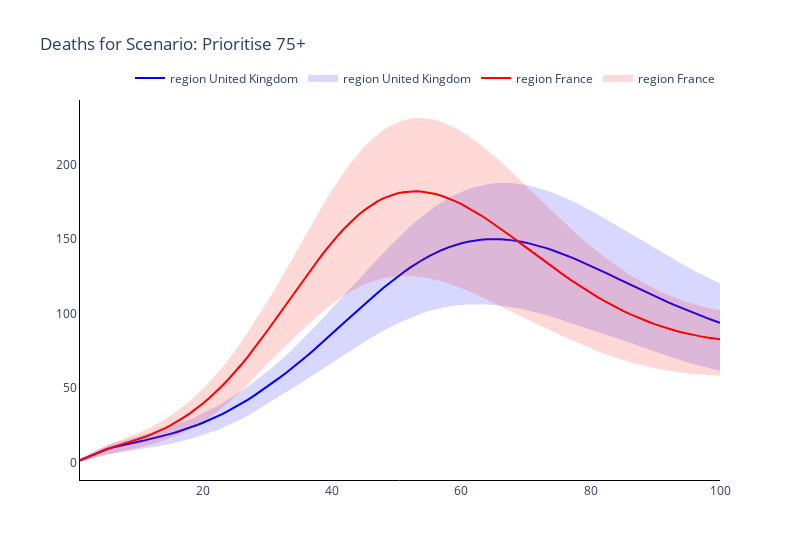
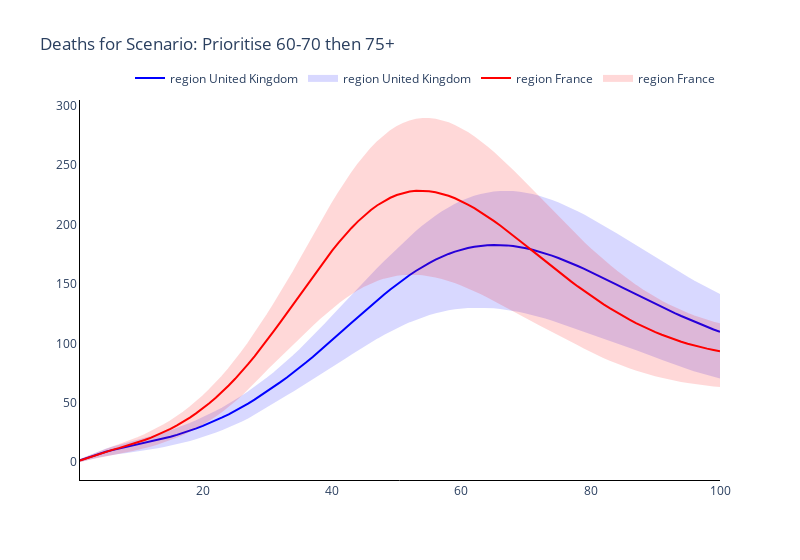
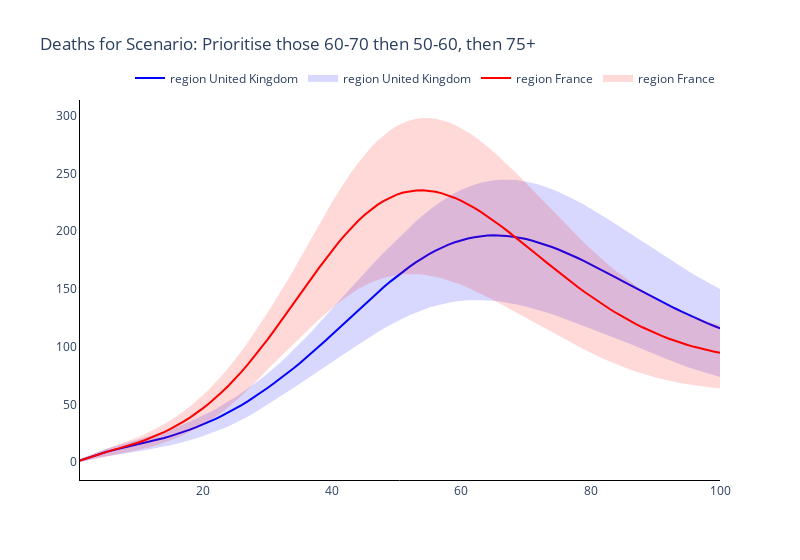
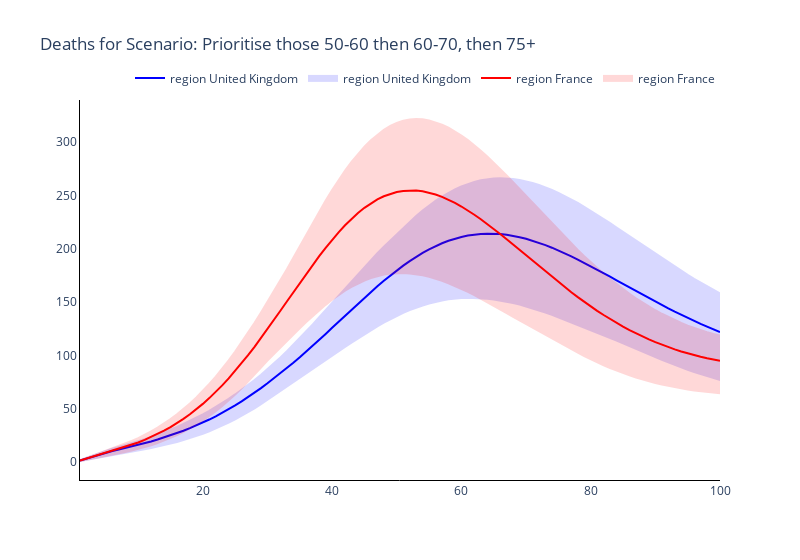

The notebook cell these images were saved under, in order:
### Markdown cell above
### Plot the time series of numbers of deaths of the two regions

### Code cell
# Trace names - represent the solver used for the simulation
trace_name = ['region {}'.format(r) for r in regions]

# Plot for each boosting scenario
for s, scenario in enumerate(scenario_names):
    fig = go.Figure()
    # Plot (line plot for each solver method for each age)
    for r, reg in enumerate(regions):
        fig.add_trace(
            go.Scatter(
                y=total_new_deaths_mean[r][s, :],
                x=parameters.simulation_parameters.times,
                mode='lines',
                name=trace_name[r],
                line_color=colours[r],
            )
        )

        fig.add_trace(
            go.Scatter(
                y=total_new_deaths_upper[r][s, :].tolist() + total_new_deaths_lower[r][s, :].tolist()[::-1],
                x=parameters.simulation_parameters.times + parameters.simulation_parameters.times[::-1],
                mode='lines',
                name=trace_name[r],
                fill='toself',
                fillcolor=colours[r],
                line_color=colours[r],
                opacity=0.15,
            )
        )

    # Add axis labels
    fig.update_layout(
        boxmode='group',
        title='Deaths for Scenario: {}'.format(scenario),
        width=800,
        plot_bgcolor='white',
        xaxis=dict(linecolor='black'),
        yaxis=dict(linecolor='black'),
        legend=dict(
            orientation="h",
            yanchor="bottom",
            y=1.02,
            xanchor="right",
            x=1
        ))

    fig.write_image('images/Deaths Scenario {}.pdf'.format(s+1))
    fig.show()

### Figure 1 — Plotly figure (JSON) as saved in the notebook; plotly's stock layout.template omitted (floating-point values rounded to 4 significant figures; data arrays with more than 128 entries replaced by an {"elided": "..."} marker saying what was removed)
{"data": [{"line": {"color": "blue"}, "mode": "lines", "name": "region United Kingdom", "type": "scatter", "x": [1, 2, 3, 4, 5, 6, 7, 8, 9, 10, 11, 12, 13, 14, 15, 16, 17, 18, 19, 20, 21, 22, 23, 24, 25, 26, 27, 28, 29, 30, 31, 32, 33, 34, 35, 36, 37, 38, 39, 40, 41, 42, 43, 44, 45, 46, 47, 48, 49, 50, 51, 52, 53, 54, 55, 56, 57, 58, 59, 60, 61, 62, 63, 64, 65, 66, 67, 68, 69, 70, 71, 72, 73, 74, 75, 76, 77, 78, 79, 80, 81, 82, 83, 84, 85, 86, 87, 88, 89, 90, 91, 92, 93, 94, 95, 96, 97, 98, 99, 100], "y": [1.521, 3.417, 5.368, 7.176, 8.733, 10.03, 11.13, 12.1, 13.02, 13.94, 14.88, 15.88, 16.93, 18.05, 19.25, 20.54, 21.92, 23.4, 25.0, 26.7, 28.53, 30.49, 32.57, 34.8, 37.16, 39.66, 42.3, 45.09, 48.03, 51.11, 54.21, 57.39, 60.67, 64.06, 67.56, 71.17, 74.9, 78.71, 82.6, 86.54, 90.52, 94.51, 98.49, 102.5, 106.4, 110.2, 114.0, 117.6, 121.1, 124.5, 127.7, 130.7, 133.6, 136.2, 138.7, 140.9, 142.8, 144.6, 146.1, 147.3, 148.3, 149.1, 149.7, 150.0, 150.2, 150.1, 149.8, 149.3, 148.6, 147.7, 146.7, 145.5, 144.2, 142.8, 141.2, 139.6, 137.8, 136.0, 134.1, 132.1, 130.1, 128.1, 126.0, 123.9, 121.8, 119.8, 117.7, 115.6, 113.6, 111.5, 109.6, 107.6, 105.7, 103.9, 102.1, 100.3, 98.65, 97.02, 95.45, 93.95]}, {"fill": "toself", "fillcolor": "blue", "line": {"color": "blue"}, "mode": "lines", "name": "region United Kingdom", "opacity": 0.15, "type": "scatter", "x": {"elided": "200 int values"}, "y": {"elided": "200 float values"}}, {"line": {"color": "red"}, "mode": "lines", "name": "region France", "type": "scatter", "x": [1, 2, 3, 4, 5, 6, 7, 8, 9, 10, 11, 12, 13, 14, 15, 16, 17, 18, 19, 20, 21, 22, 23, 24, 25, 26, 27, 28, 29, 30, 31, 32, 33, 34, 35, 36, 37, 38, 39, 40, 41, 42, 43, 44, 45, 46, 47, 48, 49, 50, 51, 52, 53, 54, 55, 56, 57, 58, 59, 60, 61, 62, 63, 64, 65, 66, 67, 68, 69, 70, 71, 72, 73, 74, 75, 76, 77, 78, 79, 80, 81, 82, 83, 84, 85, 86, 87, 88, 89, 90, 91, 92, 93, 94, 95, 96, 97, 98, 99, 100], "y": [1.498, 3.367, 5.298, 7.116, 8.742, 10.19, 11.53, 12.84, 14.19, 15.62, 17.18, 18.88, 20.74, 22.78, 25.01, 27.45, 30.13, 33.04, 36.21, 39.64, 43.35, 47.33, 51.59, 56.13, 60.94, 66.02, 71.36, 76.94, 82.73, 88.71, 94.73, 100.8, 106.9, 113.1, 119.2, 125.3, 131.3, 137.1, 142.7, 148.0, 153.1, 157.8, 162.1, 166.1, 169.6, 172.7, 175.4, 177.6, 179.4, 180.7, 181.7, 182.2, 182.3, 182.0, 181.3, 180.4, 179.1, 177.5, 175.7, 173.6, 171.3, 168.8, 166.1, 163.3, 160.4, 157.3, 154.2, 151.0, 147.8, 144.5, 141.3, 138.0, 134.8, 131.6, 128.5, 125.4, 122.4, 119.5, 116.7, 113.9, 111.3, 108.8, 106.4, 104.1, 102.0, 99.9, 97.96, 96.14, 94.43, 92.84, 91.36, 89.99, 88.73, 87.58, 86.53, 85.59, 84.75, 84.01, 83.36, 82.81]}, {"fill": "toself", "fillcolor": "red", "line": {"color": "red"}, "mode": "lines", "name": "region France", "opacity": 0.15, "type": "scatter", "x": {"elided": "200 int values"}, "y": {"elided": "200 float values"}}], "layout": {"boxmode": "group", "legend": {"orientation": "h", "x": 1, "xanchor": "right", "y": 1.02, "yanchor": "bottom"}, "plot_bgcolor": "white", "title": {"text": "Deaths for Scenario: Prioritise 75+"}, "width": 800, "xaxis": {"linecolor": "black"}, "yaxis": {"linecolor": "black"}}}

### Figure 2 — Plotly figure (JSON) as saved in the notebook; plotly's stock layout.template omitted (floating-point values rounded to 4 significant figures; data arrays with more than 128 entries replaced by an {"elided": "..."} marker saying what was removed)
{"data": [{"line": {"color": "blue"}, "mode": "lines", "name": "region United Kingdom", "type": "scatter", "x": [1, 2, 3, 4, 5, 6, 7, 8, 9, 10, 11, 12, 13, 14, 15, 16, 17, 18, 19, 20, 21, 22, 23, 24, 25, 26, 27, 28, 29, 30, 31, 32, 33, 34, 35, 36, 37, 38, 39, 40, 41, 42, 43, 44, 45, 46, 47, 48, 49, 50, 51, 52, 53, 54, 55, 56, 57, 58, 59, 60, 61, 62, 63, 64, 65, 66, 67, 68, 69, 70, 71, 72, 73, 74, 75, 76, 77, 78, 79, 80, 81, 82, 83, 84, 85, 86, 87, 88, 89, 90, 91, 92, 93, 94, 95, 96, 97, 98, 99, 100], "y": [1.521, 3.417, 5.372, 7.197, 8.797, 10.17, 11.39, 12.52, 13.63, 14.77, 15.95, 17.21, 18.53, 19.94, 21.44, 23.04, 24.75, 26.57, 28.51, 30.58, 32.8, 35.15, 37.66, 40.32, 43.15, 46.14, 49.3, 52.63, 56.13, 59.81, 63.54, 67.37, 71.34, 75.44, 79.68, 84.07, 88.58, 93.21, 97.94, 102.7, 107.6, 112.5, 117.3, 122.2, 127.0, 131.8, 136.5, 141.0, 145.4, 149.6, 153.7, 157.5, 161.1, 164.5, 167.6, 170.4, 173.0, 175.2, 177.2, 178.9, 180.3, 181.3, 182.1, 182.6, 182.8, 182.8, 182.4, 181.9, 181.1, 180.0, 178.7, 177.3, 175.6, 173.8, 171.8, 169.7, 167.5, 165.1, 162.7, 160.1, 157.5, 154.9, 152.2, 149.5, 146.7, 144.0, 141.3, 138.5, 135.9, 133.2, 130.6, 128.0, 125.5, 123.0, 120.6, 118.3, 116.0, 113.8, 111.7, 109.7]}, {"fill": "toself", "fillcolor": "blue", "line": {"color": "blue"}, "mode": "lines", "name": "region United Kingdom", "opacity": 0.15, "type": "scatter", "x": {"elided": "200 int values"}, "y": {"elided": "200 float values"}}, {"line": {"color": "red"}, "mode": "lines", "name": "region France", "type": "scatter", "x": [1, 2, 3, 4, 5, 6, 7, 8, 9, 10, 11, 12, 13, 14, 15, 16, 17, 18, 19, 20, 21, 22, 23, 24, 25, 26, 27, 28, 29, 30, 31, 32, 33, 34, 35, 36, 37, 38, 39, 40, 41, 42, 43, 44, 45, 46, 47, 48, 49, 50, 51, 52, 53, 54, 55, 56, 57, 58, 59, 60, 61, 62, 63, 64, 65, 66, 67, 68, 69, 70, 71, 72, 73, 74, 75, 76, 77, 78, 79, 80, 81, 82, 83, 84, 85, 86, 87, 88, 89, 90, 91, 92, 93, 94, 95, 96, 97, 98, 99, 100], "y": [1.498, 3.367, 5.304, 7.146, 8.83, 10.38, 11.88, 13.41, 15.02, 16.77, 18.67, 20.73, 22.98, 25.43, 28.1, 31.01, 34.16, 37.59, 41.3, 45.32, 49.64, 54.28, 59.25, 64.56, 70.2, 76.17, 82.47, 89.07, 95.97, 103.1, 110.4, 117.9, 125.4, 133.0, 140.7, 148.4, 156.1, 163.6, 170.9, 178.0, 184.7, 191.1, 197.1, 202.7, 207.7, 212.2, 216.2, 219.6, 222.5, 224.8, 226.5, 227.7, 228.3, 228.5, 228.1, 227.2, 225.9, 224.2, 222.1, 219.6, 216.8, 213.7, 210.4, 206.8, 203.1, 199.1, 195.0, 190.8, 186.6, 182.2, 177.8, 173.4, 169.0, 164.7, 160.4, 156.1, 152.0, 147.9, 143.9, 140.1, 136.4, 132.8, 129.4, 126.1, 122.9, 119.9, 117.1, 114.4, 111.9, 109.5, 107.3, 105.2, 103.2, 101.4, 99.75, 98.22, 96.83, 95.56, 94.42, 93.4]}, {"fill": "toself", "fillcolor": "red", "line": {"color": "red"}, "mode": "lines", "name": "region France", "opacity": 0.15, "type": "scatter", "x": {"elided": "200 int values"}, "y": {"elided": "200 float values"}}], "layout": {"boxmode": "group", "legend": {"orientation": "h", "x": 1, "xanchor": "right", "y": 1.02, "yanchor": "bottom"}, "plot_bgcolor": "white", "title": {"text": "Deaths for Scenario: Prioritise 60-70 then 75+"}, "width": 800, "xaxis": {"linecolor": "black"}, "yaxis": {"linecolor": "black"}}}

### Figure 3 — Plotly figure (JSON) as saved in the notebook; plotly's stock layout.template omitted (floating-point values rounded to 4 significant figures; data arrays with more than 128 entries replaced by an {"elided": "..."} marker saying what was removed)
{"data": [{"line": {"color": "blue"}, "mode": "lines", "name": "region United Kingdom", "type": "scatter", "x": [1, 2, 3, 4, 5, 6, 7, 8, 9, 10, 11, 12, 13, 14, 15, 16, 17, 18, 19, 20, 21, 22, 23, 24, 25, 26, 27, 28, 29, 30, 31, 32, 33, 34, 35, 36, 37, 38, 39, 40, 41, 42, 43, 44, 45, 46, 47, 48, 49, 50, 51, 52, 53, 54, 55, 56, 57, 58, 59, 60, 61, 62, 63, 64, 65, 66, 67, 68, 69, 70, 71, 72, 73, 74, 75, 76, 77, 78, 79, 80, 81, 82, 83, 84, 85, 86, 87, 88, 89, 90, 91, 92, 93, 94, 95, 96, 97, 98, 99, 100], "y": [1.521, 3.417, 5.374, 7.208, 8.829, 10.24, 11.52, 12.72, 13.93, 15.17, 16.48, 17.87, 19.33, 20.89, 22.54, 24.3, 26.18, 28.17, 30.3, 32.57, 34.98, 37.55, 40.27, 43.16, 46.23, 49.46, 52.88, 56.48, 60.26, 64.23, 68.26, 72.4, 76.68, 81.11, 85.69, 90.42, 95.28, 100.3, 105.3, 110.5, 115.7, 120.9, 126.2, 131.4, 136.6, 141.7, 146.7, 151.6, 156.3, 160.8, 165.1, 169.3, 173.1, 176.7, 180.1, 183.1, 185.8, 188.3, 190.4, 192.1, 193.6, 194.7, 195.6, 196.1, 196.3, 196.2, 195.8, 195.2, 194.3, 193.1, 191.7, 190.1, 188.3, 186.3, 184.1, 181.8, 179.3, 176.7, 174.0, 171.2, 168.4, 165.5, 162.5, 159.6, 156.6, 153.5, 150.5, 147.6, 144.6, 141.7, 138.8, 136.0, 133.2, 130.5, 127.8, 125.3, 122.8, 120.4, 118.0, 115.8]}, {"fill": "toself", "fillcolor": "blue", "line": {"color": "blue"}, "mode": "lines", "name": "region United Kingdom", "opacity": 0.15, "type": "scatter", "x": {"elided": "200 int values"}, "y": {"elided": "200 float values"}}, {"line": {"color": "red"}, "mode": "lines", "name": "region France", "type": "scatter", "x": [1, 2, 3, 4, 5, 6, 7, 8, 9, 10, 11, 12, 13, 14, 15, 16, 17, 18, 19, 20, 21, 22, 23, 24, 25, 26, 27, 28, 29, 30, 31, 32, 33, 34, 35, 36, 37, 38, 39, 40, 41, 42, 43, 44, 45, 46, 47, 48, 49, 50, 51, 52, 53, 54, 55, 56, 57, 58, 59, 60, 61, 62, 63, 64, 65, 66, 67, 68, 69, 70, 71, 72, 73, 74, 75, 76, 77, 78, 79, 80, 81, 82, 83, 84, 85, 86, 87, 88, 89, 90, 91, 92, 93, 94, 95, 96, 97, 98, 99, 100], "y": [1.498, 3.367, 5.305, 7.152, 8.848, 10.42, 11.96, 13.53, 15.19, 17.0, 18.97, 21.12, 23.45, 25.99, 28.76, 31.76, 35.03, 38.57, 42.4, 46.54, 51.0, 55.79, 60.92, 66.39, 72.2, 78.35, 84.83, 91.63, 98.73, 106.1, 113.6, 121.3, 129.0, 136.9, 144.8, 152.8, 160.6, 168.4, 175.9, 183.2, 190.2, 196.8, 203.0, 208.7, 213.9, 218.6, 222.7, 226.2, 229.2, 231.5, 233.3, 234.5, 235.2, 235.3, 234.9, 234.0, 232.6, 230.9, 228.7, 226.1, 223.2, 220.0, 216.6, 212.8, 208.9, 204.8, 200.6, 196.2, 191.8, 187.3, 182.7, 178.1, 173.6, 169.1, 164.6, 160.2, 155.8, 151.6, 147.5, 143.5, 139.6, 135.9, 132.3, 128.9, 125.6, 122.5, 119.6, 116.8, 114.1, 111.6, 109.3, 107.1, 105.1, 103.2, 101.4, 99.82, 98.35, 97.02, 95.81, 94.74]}, {"fill": "toself", "fillcolor": "red", "line": {"color": "red"}, "mode": "lines", "name": "region France", "opacity": 0.15, "type": "scatter", "x": {"elided": "200 int values"}, "y": {"elided": "200 float values"}}], "layout": {"boxmode": "group", "legend": {"orientation": "h", "x": 1, "xanchor": "right", "y": 1.02, "yanchor": "bottom"}, "plot_bgcolor": "white", "title": {"text": "Deaths for Scenario: Prioritise those 60-70 then 50-60, then 75+"}, "width": 800, "xaxis": {"linecolor": "black"}, "yaxis": {"linecolor": "black"}}}

### Figure 4 — Plotly figure (JSON) as saved in the notebook; plotly's stock layout.template omitted (floating-point values rounded to 4 significant figures; data arrays with more than 128 entries replaced by an {"elided": "..."} marker saying what was removed)
{"data": [{"line": {"color": "blue"}, "mode": "lines", "name": "region United Kingdom", "type": "scatter", "x": [1, 2, 3, 4, 5, 6, 7, 8, 9, 10, 11, 12, 13, 14, 15, 16, 17, 18, 19, 20, 21, 22, 23, 24, 25, 26, 27, 28, 29, 30, 31, 32, 33, 34, 35, 36, 37, 38, 39, 40, 41, 42, 43, 44, 45, 46, 47, 48, 49, 50, 51, 52, 53, 54, 55, 56, 57, 58, 59, 60, 61, 62, 63, 64, 65, 66, 67, 68, 69, 70, 71, 72, 73, 74, 75, 76, 77, 78, 79, 80, 81, 82, 83, 84, 85, 86, 87, 88, 89, 90, 91, 92, 93, 94, 95, 96, 97, 98, 99, 100], "y": [1.521, 3.417, 5.379, 7.231, 8.898, 10.4, 11.8, 13.17, 14.59, 16.08, 17.66, 19.34, 21.12, 23.01, 25.01, 27.14, 29.4, 31.8, 34.34, 37.05, 39.92, 42.96, 46.17, 49.57, 53.15, 56.93, 60.89, 65.05, 69.4, 73.95, 78.56, 83.3, 88.17, 93.19, 98.35, 103.7, 109.1, 114.6, 120.2, 125.9, 131.6, 137.3, 143.0, 148.6, 154.1, 159.6, 164.9, 170.0, 175.0, 179.8, 184.3, 188.5, 192.5, 196.1, 199.5, 202.5, 205.2, 207.5, 209.5, 211.2, 212.4, 213.4, 214.0, 214.3, 214.2, 213.8, 213.1, 212.1, 210.9, 209.4, 207.6, 205.6, 203.4, 201.1, 198.5, 195.8, 192.9, 189.9, 186.9, 183.7, 180.5, 177.2, 173.9, 170.5, 167.1, 163.8, 160.4, 157.1, 153.8, 150.6, 147.4, 144.2, 141.2, 138.2, 135.3, 132.4, 129.7, 127.0, 124.4, 122.0]}, {"fill": "toself", "fillcolor": "blue", "line": {"color": "blue"}, "mode": "lines", "name": "region United Kingdom", "opacity": 0.15, "type": "scatter", "x": {"elided": "200 int values"}, "y": {"elided": "200 float values"}}, {"line": {"color": "red"}, "mode": "lines", "name": "region France", "type": "scatter", "x": [1, 2, 3, 4, 5, 6, 7, 8, 9, 10, 11, 12, 13, 14, 15, 16, 17, 18, 19, 20, 21, 22, 23, 24, 25, 26, 27, 28, 29, 30, 31, 32, 33, 34, 35, 36, 37, 38, 39, 40, 41, 42, 43, 44, 45, 46, 47, 48, 49, 50, 51, 52, 53, 54, 55, 56, 57, 58, 59, 60, 61, 62, 63, 64, 65, 66, 67, 68, 69, 70, 71, 72, 73, 74, 75, 76, 77, 78, 79, 80, 81, 82, 83, 84, 85, 86, 87, 88, 89, 90, 91, 92, 93, 94, 95, 96, 97, 98, 99, 100], "y": [1.498, 3.368, 5.312, 7.187, 8.953, 10.66, 12.38, 14.21, 16.2, 18.39, 20.79, 23.42, 26.29, 29.41, 32.82, 36.51, 40.52, 44.86, 49.55, 54.59, 60.0, 65.78, 71.94, 78.47, 85.37, 92.63, 100.2, 108.1, 116.3, 124.8, 133.3, 141.9, 150.6, 159.3, 168.0, 176.5, 184.9, 193.1, 201.0, 208.4, 215.5, 222.1, 228.1, 233.6, 238.4, 242.7, 246.3, 249.3, 251.6, 253.3, 254.3, 254.7, 254.6, 253.9, 252.7, 250.9, 248.7, 246.1, 243.1, 239.7, 236.0, 232.0, 227.7, 223.3, 218.6, 213.8, 208.9, 203.9, 198.9, 193.8, 188.7, 183.6, 178.6, 173.6, 168.7, 163.9, 159.2, 154.7, 150.3, 146.0, 141.9, 137.9, 134.1, 130.5, 127.1, 123.8, 120.7, 117.8, 115.0, 112.4, 110.0, 107.8, 105.7, 103.7, 101.9, 100.2, 98.74, 97.36, 96.12, 95.01]}, {"fill": "toself", "fillcolor": "red", "line": {"color": "red"}, "mode": "lines", "name": "region France", "opacity": 0.15, "type": "scatter", "x": {"elided": "200 int values"}, "y": {"elided": "200 float values"}}], "layout": {"boxmode": "group", "legend": {"orientation": "h", "x": 1, "xanchor": "right", "y": 1.02, "yanchor": "bottom"}, "plot_bgcolor": "white", "title": {"text": "Deaths for Scenario: Prioritise those 50-60 then 60-70, then 75+"}, "width": 800, "xaxis": {"linecolor": "black"}, "yaxis": {"linecolor": "black"}}}
